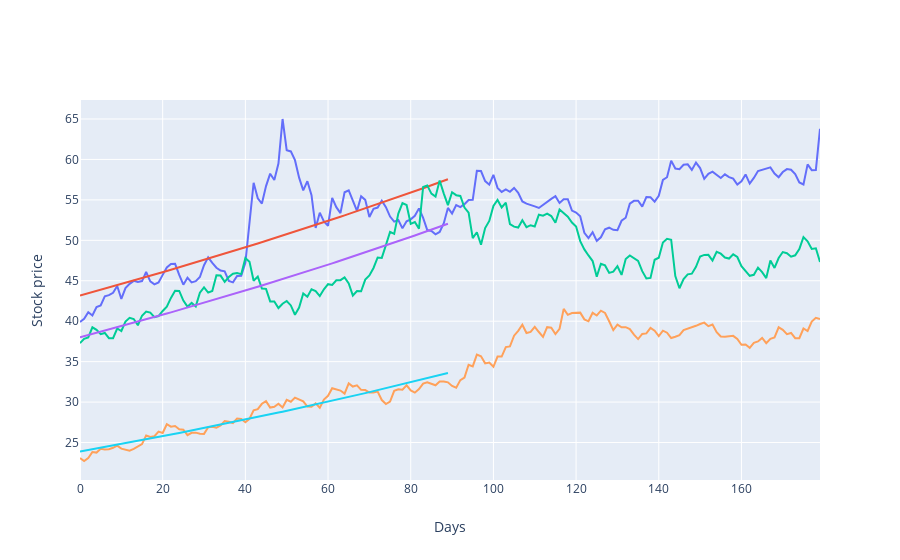

Notebook source saved alongside this figure:
### Code cell
fig = go.Figure()
for end in idices[:3]:
    rets = np.log(prices[end - 90 : end])
    x = np.arange(len(rets))
    slope, intercept, r_value, p_value, std_err = linregress(x, rets)
    fig.add_trace(go.Scatter(x=np.arange(180), y=prices[end-90:end+90],
                        mode='lines',
                        name='lines'))
    fig.add_trace(go.Scatter(x=x, y=np.e ** (intercept + slope*x),
                        mode='lines',
                        name='lines'))
fig.update_layout(showlegend=False,
                 xaxis_title="Days",
                 yaxis_title="Stock price")
fig.show()
